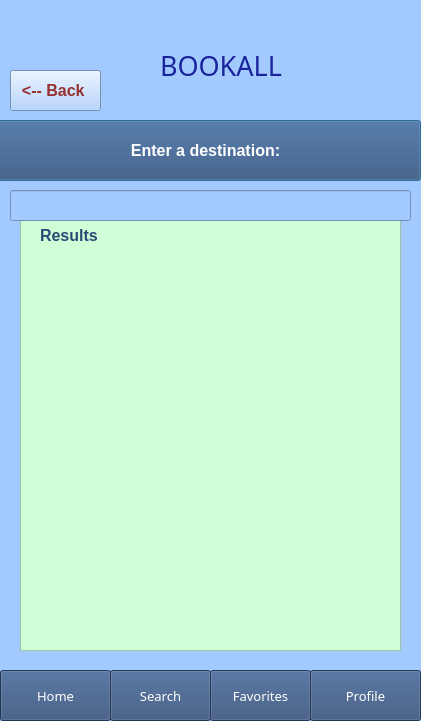
<?xml version="1.0" encoding="UTF-8"?>
<ui version="4.0">
 <class>Dialog</class>
 <widget class="QDialog" name="Dialog">
  <property name="geometry">
   <rect>
    <x>0</x>
    <y>0</y>
    <width>421</width>
    <height>721</height>
   </rect>
  </property>
  <property name="windowTitle">
   <string>Dialog</string>
  </property>
  <property name="styleSheet">
   <string notr="true">background-color: rgb(162, 202, 255);
</string>
  </property>
  <widget class="QPushButton" name="FlightsButton_2">
   <property name="geometry">
    <rect>
     <x>-10</x>
     <y>120</y>
     <width>431</width>
     <height>61</height>
    </rect>
   </property>
   <property name="font">
    <font>
     <pointsize>12</pointsize>
     <weight>75</weight>
     <bold>true</bold>
    </font>
   </property>
   <property name="layoutDirection">
    <enum>Qt::LeftToRight</enum>
   </property>
   <property name="styleSheet">
    <string notr="true">background-color: rgb(0, 170, 255);
background-color: rgb(48, 76, 118);
color: rgb(255, 255, 255);</string>
   </property>
   <property name="text">
    <string>Enter a destination:</string>
   </property>
  </widget>
  <widget class="QLabel" name="BOOKALL_3">
   <property name="geometry">
    <rect>
     <x>160</x>
     <y>40</y>
     <width>171</width>
     <height>51</height>
    </rect>
   </property>
   <property name="font">
    <font>
     <family>Forte</family>
     <pointsize>20</pointsize>
     <weight>50</weight>
     <bold>false</bold>
    </font>
   </property>
   <property name="styleSheet">
    <string notr="true">background-color: rgb(162, 202, 255);
color: rgb(27, 36, 156);

</string>
   </property>
   <property name="text">
    <string>BOOKALL</string>
   </property>
  </widget>
  <widget class="QLineEdit" name="City">
   <property name="geometry">
    <rect>
     <x>10</x>
     <y>190</y>
     <width>401</width>
     <height>31</height>
    </rect>
   </property>
  </widget>
  <widget class="QPushButton" name="FavoritesButton">
   <property name="geometry">
    <rect>
     <x>210</x>
     <y>670</y>
     <width>101</width>
     <height>51</height>
    </rect>
   </property>
   <property name="font">
    <font>
     <family>Arial Rounded MT Bold</family>
     <pointsize>10</pointsize>
     <weight>50</weight>
     <bold>false</bold>
    </font>
   </property>
   <property name="styleSheet">
    <string notr="true">background-color: rgb(0, 170, 255);
background-color: rgb(48, 76, 118);
color: rgb(255, 255, 255);</string>
   </property>
   <property name="text">
    <string>Favorites</string>
   </property>
   <property name="default">
    <bool>false</bool>
   </property>
   <property name="flat">
    <bool>false</bool>
   </property>
  </widget>
  <widget class="QPushButton" name="HomeButton">
   <property name="geometry">
    <rect>
     <x>0</x>
     <y>670</y>
     <width>111</width>
     <height>51</height>
    </rect>
   </property>
   <property name="font">
    <font>
     <family>Arial Rounded MT Bold</family>
     <pointsize>10</pointsize>
     <weight>50</weight>
     <bold>false</bold>
    </font>
   </property>
   <property name="styleSheet">
    <string notr="true">background-color: rgb(0, 170, 255);
background-color: rgb(48, 76, 118);
color: rgb(255, 255, 255);</string>
   </property>
   <property name="text">
    <string>Home</string>
   </property>
   <property name="default">
    <bool>false</bool>
   </property>
   <property name="flat">
    <bool>false</bool>
   </property>
  </widget>
  <widget class="QPushButton" name="SearchButton">
   <property name="geometry">
    <rect>
     <x>110</x>
     <y>670</y>
     <width>101</width>
     <height>51</height>
    </rect>
   </property>
   <property name="font">
    <font>
     <family>Arial Rounded MT Bold</family>
     <pointsize>10</pointsize>
     <weight>50</weight>
     <bold>false</bold>
    </font>
   </property>
   <property name="styleSheet">
    <string notr="true">background-color: rgb(0, 170, 255);
background-color: rgb(48, 76, 118);
color: rgb(255, 255, 255);</string>
   </property>
   <property name="text">
    <string>Search</string>
   </property>
   <property name="default">
    <bool>false</bool>
   </property>
   <property name="flat">
    <bool>false</bool>
   </property>
  </widget>
  <widget class="QPushButton" name="ProfileButton">
   <property name="geometry">
    <rect>
     <x>310</x>
     <y>670</y>
     <width>111</width>
     <height>51</height>
    </rect>
   </property>
   <property name="font">
    <font>
     <family>Arial Rounded MT Bold</family>
     <pointsize>10</pointsize>
     <weight>50</weight>
     <bold>false</bold>
    </font>
   </property>
   <property name="styleSheet">
    <string notr="true">background-color: rgb(0, 170, 255);
background-color: rgb(48, 76, 118);
color: rgb(255, 255, 255);</string>
   </property>
   <property name="text">
    <string>Profile</string>
   </property>
   <property name="default">
    <bool>false</bool>
   </property>
   <property name="flat">
    <bool>false</bool>
   </property>
  </widget>
  <widget class="QPushButton" name="BackButton">
   <property name="geometry">
    <rect>
     <x>10</x>
     <y>70</y>
     <width>91</width>
     <height>41</height>
    </rect>
   </property>
   <property name="font">
    <font>
     <pointsize>12</pointsize>
     <weight>75</weight>
     <bold>true</bold>
    </font>
   </property>
   <property name="styleSheet">
    <string notr="true">color: rgb(150, 48, 48);</string>
   </property>
   <property name="text">
    <string>&lt;-- Back </string>
   </property>
  </widget>
  <widget class="QFrame" name="frame">
   <property name="geometry">
    <rect>
     <x>20</x>
     <y>220</y>
     <width>381</width>
     <height>431</height>
    </rect>
   </property>
   <property name="styleSheet">
    <string notr="true">background-color: rgb(207, 255, 214);</string>
   </property>
   <property name="frameShape">
    <enum>QFrame::StyledPanel</enum>
   </property>
   <property name="frameShadow">
    <enum>QFrame::Raised</enum>
   </property>
   <widget class="QLabel" name="label">
    <property name="geometry">
     <rect>
      <x>20</x>
      <y>0</y>
      <width>221</width>
      <height>31</height>
     </rect>
    </property>
    <property name="font">
     <font>
      <pointsize>12</pointsize>
      <weight>75</weight>
      <bold>true</bold>
     </font>
    </property>
    <property name="styleSheet">
     <string notr="true">color: rgb(41, 75, 117);</string>
    </property>
    <property name="text">
     <string>Results</string>
    </property>
   </widget>
  </widget>
  <zorder>frame</zorder>
  <zorder>ProfileButton</zorder>
  <zorder>FlightsButton_2</zorder>
  <zorder>BOOKALL_3</zorder>
  <zorder>City</zorder>
  <zorder>FavoritesButton</zorder>
  <zorder>SearchButton</zorder>
  <zorder>HomeButton</zorder>
  <zorder>BackButton</zorder>
 </widget>
 <resources/>
 <connections/>
</ui>
